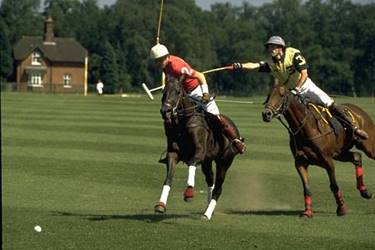
#> input picture spatial-filtering/images/input.jpg, 375 x 250 px, given in place of left.png, which was not available
$ jupyter execute AMP_week9.ipynb   (text cells are left out)
#> lines starting #> are read from the running program, lines starting #| are printed output that depends on the picture; pictures that were not available may be replaced by others from this repository, and a replacement may not be noted
[cell 1]
import cv2
import numpy as np
import matplotlib.pyplot as plt

print("OpenCV: ", cv2.__version__)
cv2.setRNGSeed(9)

[cell 2]
# 로컬 사진 업로드
# 실행 후 사진 두 장 (left.jpg, right.jpg) 선택
from google.colab import files
uploaded = files.upload()
#> the answer given: input.jpg

[cell 3]
# 사진 불러오기
# 오류가 나면 파일 이름, 확장자, 경로부터 확인
# 읽기 실패 여부 확인 -> (높이, 너비, 채널) 확인

a = cv2.imread("left.png")
#> a is the input picture: shape (250, 375, 3); mean B, G, R 54.3, 84.6, 79.9
b = cv2.imread("right.png")

assert a is not None, "left.png 확인"
assert b is not None, "right.png 확인"

print(a.shape, b.shape)
#| (250, 375, 3) (250, 375, 3)

[cell 4]
# 사진을 화면에 나란히 표시
fig, axes = plt.subplots(1, 2, figsize=(12, 4))

for ax, image in zip(axes, [a, b]):
  ax.imshow(cv2.cvtColor(image, cv2.COLOR_BGR2RGB))
  ax.axis("off")
#> this loop made 2 passes

plt.show()
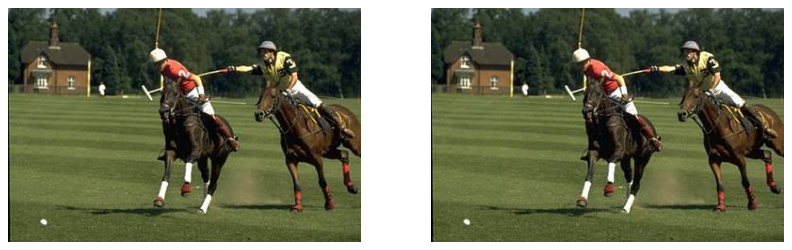
#> figure drawn by matplotlib, 2 panels

[cell 5]
# 처리할 영상 크기 조정
# 너비가 큰 사진은 가로 1000픽셀 이하로 줄임
# 이후 픽셀 임계값은 크기를 줄인 영상 기

def resize_width(img, limit=1000):
#> called with limit = 1000
  h, w = img.shape[:2]
#> h = 250; w = 375
  if w <= limit: return img
  return cv2.resize(img, round(h*limit/w))

a=resize_width(a)
b=resize_width(b)

[cell 6]
gray_a = cv2.cvtColor(a, cv2.COLOR_BGR2GRAY)
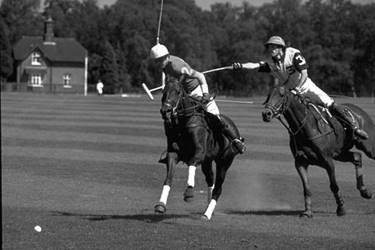
#> gray_a: shape (250, 375); min 0, max 255, mean 79.7
gray_b = cv2.cvtColor(b, cv2.COLOR_BGR2GRAY)

[cell 7]
orb = cv2.ORB_create(nfeatures=3000)

ka, da = orb.detectAndCompute(gray_a, None)
#> ka = 1935 keypoints; strongest (x, y, size): (300, 61, 31), (297, 57, 31), (301, 59, 31), (304, 62, 31)
kb, db = orb.detectAndCompute(gray_b, None)
#> kb has the same summary as ka

# 특징점이 하나도 안 나오면 안
assert da is not None and db is not None
print(len(ka), len(kb))
#| 1935 1935

[cell 8]
marked = cv2.drawKeypoints(a, ka, None, color=(0,255,255))
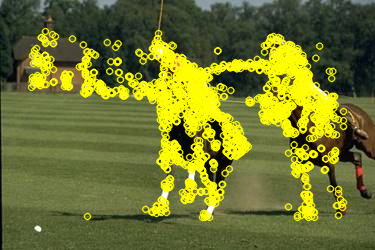
#> marked: shape (250, 375, 3); mean B, G, R 43.4, 116.9, 110.9

plt.imshow(cv2.cvtColor(marked, cv2.COLOR_BGR2RGB))
plt.axis('off')
plt.show()

[cell 9]
matcher = cv2.BFMatcher(cv2.NORM_HAMMING)
pairs = matcher.knnMatch(da, db, k=2)
#> pairs = 1935 matches

[cell 10]
ratio = 0.5

good = [p[0] for p in pairs
        if len(p) == 2
        and p[0].distance < ratio*p[1].distance]
#> good = 1935 matches

print(len(good))
#| 1935

[cell 11]
view = cv2.drawMatches(a, ka, b, kb,
                       good[:50], None,
                       flags=cv2.DrawMatchesFlags_NOT_DRAW_SINGLE_POINTS)
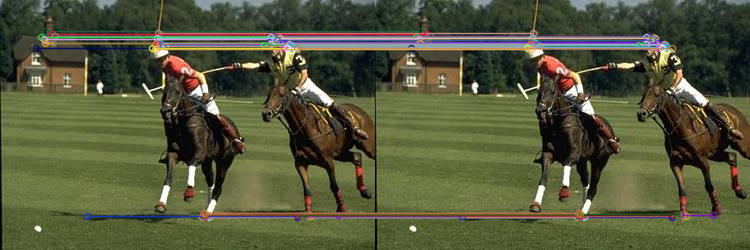
#> view: shape (250, 750, 3); mean B, G, R 59.2, 88.1, 85.1
plt.imshow(cv2.cvtColor(view, cv2.COLOR_BGR2RGB))
plt.axis('off')
plt.show()

[cell 12]
assert len(good) >= 4

src = np.float32([ka[m.queryIdx].pt for m in good])
#> src = 1935 pairs, first value 31 to 343, second value 31 to 217
dst = np.float32([kb[m.trainIdx].pt for m in good])
#> dst has the same summary as src

H, mask = cv2.findHomography(src, dst, cv2.RANSAC, 3.0)
#> H = [[1, -4.18e-16, -9.3e-13], [1.24e-15, 1, -4.36e-13], [1.48e-17, 1.36e-18, 1]]; mask = 1935 values from 1 to 1

assert H is not None and mask is not None

[cell 13]
inside = mask.ravel().astype(bool)
inlier_matches = [m for m, ok in zip(good, inside) if ok]
#> inlier_matches = 1935 matches

print('inliers: ', int(inside.sum()))
#| inliers:  1935
print('ratio: ', float(inside.mean()))
#| ratio:  1.0

[cell 14]
height, width = b.shape[:2]
#> height = 250; width = 375

aligned = cv2.warpPerspective(a, H, (width, height))

plt.imshow(cv2.cvtColor(aligned, cv2.COLOR_BGR2RGB))
plt.axis('off')
plt.show()

[cell 15]
ha, wa = a.shape[:2]
#> ha = 250; wa = 375
hb, wb = b.shape[:2]
#> hb = 250; wb = 375

ca = np.float32([[0,0],[wa,0],[wa,ha],[0,ha]])
#> ca = [[0, 0], [375, 0], [375, 250], [0, 250]]
cb = np.float32([[0,0],[wb,0],[wb,hb],[0,hb]])

pa = cv2.perspectiveTransform(ca[None], H)[0]
#> pa = [[-9.3e-13, -4.36e-13], [375, 3.02e-14], [375, 250], [-1.03e-12, 250]]

points = np.vstack([pa, cb])
#> points = [[-9.3e-13, -4.36e-13], [375, 3.02e-14], [375, 250], [-1.03e-12, 250], [0, 0], [375, 0], [375, 250], [0, 250]]

[cell 16]
xmin, ymin = np.floor(points.min(axis=0)).astype(int)
#> xmin = -1; ymin = -1
xmax, ymax = np.ceil(points.max(axis=0)).astype(int)
#> xmax = 375; ymax = 250

T = np.array([[1., 0., -xmin], [0., 1., -ymin], [0., 0., 1.]])
#> T = [[1, 0, 1], [0, 1, 1], [0, 0, 1]]

size = (int(xmax-xmin), int(ymax-ymin))
#> size = (376, 251)

warped_a = cv2.warpPerspective(a, T @ H, size)
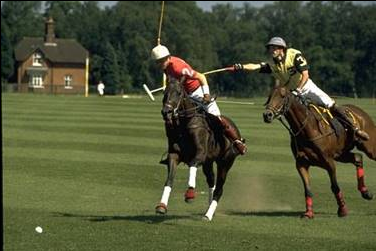
#> warped_a: shape (251, 376, 3); mean B, G, R 53.9, 84, 79.3
warped_b = cv2.warpPerspective(b, T, size)

[cell 17]
ones_a = np.full(a.shape[:2], 255, np.uint8)
ones_b = np.full(b.shape[:2], 255, np.uint8)

ma = cv2.warpPerspective(ones_a, T @ H, size,
                         flags=cv2.INTER_NEAREST)
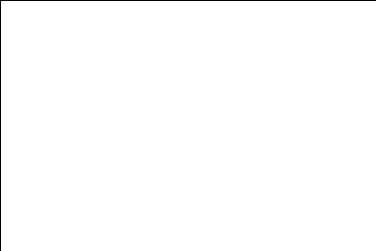
#> ma: shape (251, 376); 99.3% white; black in thin lines or dots
#> ones_a: shape (250, 375); every value is 255
mb = cv2.warpPerspective(ones_b, T, size,
                         flags=cv2.INTER_NEAREST)

[cell 18]
overlay = warped_a.copy()
overlay[mb>0] = warped_b[mb>0]

plt.imshow(cv2.cvtColor(overlay, cv2.COLOR_BGR2RGB))
plt.axis('off')
plt.show()

[cell 19]
da = cv2.distanceTransform(ma, cv2.DIST_L2, 3)
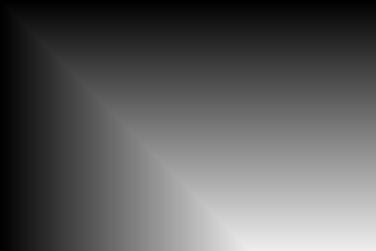
#> da: shape (251, 376) float32; min 0, max 238.8, mean 92.7
db = cv2.distanceTransform(mb, cv2.DIST_L2, 3)

w = da / np.maximum(da+db, 1e-6)
#> w: shape (251, 376) float32; values 0 (black) and 0.5 (white), 99.3% white; black in thin lines or dots

blend = warped_a * w[..., None] + warped_b * (1 - w[..., None])
blend = np.clip(blend, 0, 255).astype(np.uint8)

[cell 20]
ok = cv2.imwrite("panorama.png", blend)
assert ok

cv2.imwrite("matches.png", view)

from google.colab import files
files.download("panorama.png")

[cell 21]
stitcher = cv2.Stitcher_create(cv2.Stitcher_PANORAMA)

status, pano = stitcher.stitch([a, b])
#> status = 1

print('status: ', status)
#| status:  1

if status == cv2.Stitcher_OK:
  cv2.imwrite('panorama_auto.png', pano)
